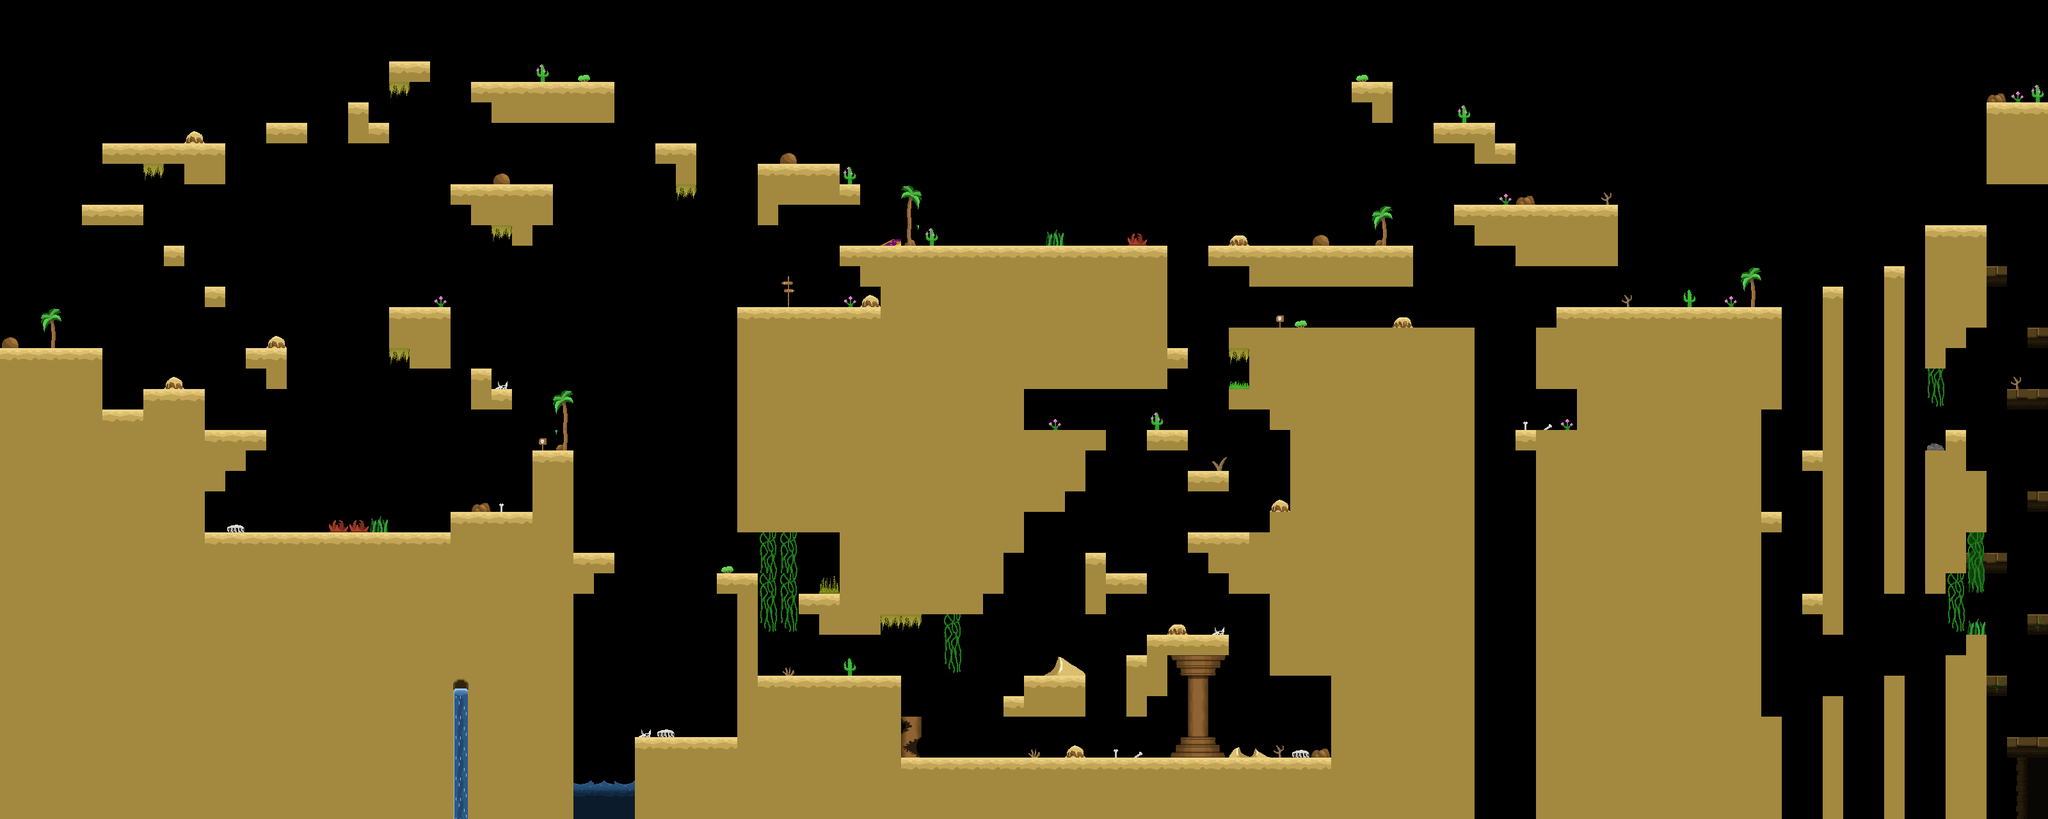

A level layout from a 2D game, rendered from its tile map. Below: a short description, then the map file with tile-grid data replaced by summaries:
An orthogonal 100x40 tile map with 32x32 px tiles, 3 tile layers (Ground, decors, DeadZone), 2 tilesets.

<map version="1.9" tiledversion="1.9.2" orientation="orthogonal" renderorder="right-down" width="100" height="40" tilewidth="32" tileheight="32" infinite="0" nextlayerid="4" nextobjectid="1">
 <tileset firstgid="1" source="../Tiles/Desert.tsx" />
 <tileset firstgid="53" source="../Tiles/Temple Asset Pack.tsx" />
 <layer id="1" name="Ground" width="100" height="40">
  <data>[4000 cells, 1695 non-empty, 7 distinct tile ids]</data>
 </layer>
 <layer id="2" name="decors" width="100" height="40">
  <data>[4000 cells, 131 non-empty, 55 distinct tile ids]</data>
 </layer>
 <layer id="3" name="DeadZone" width="100" height="40">
  <data>[4000 cells, 19 non-empty, 5 distinct tile ids]</data>
 </layer>
</map>
